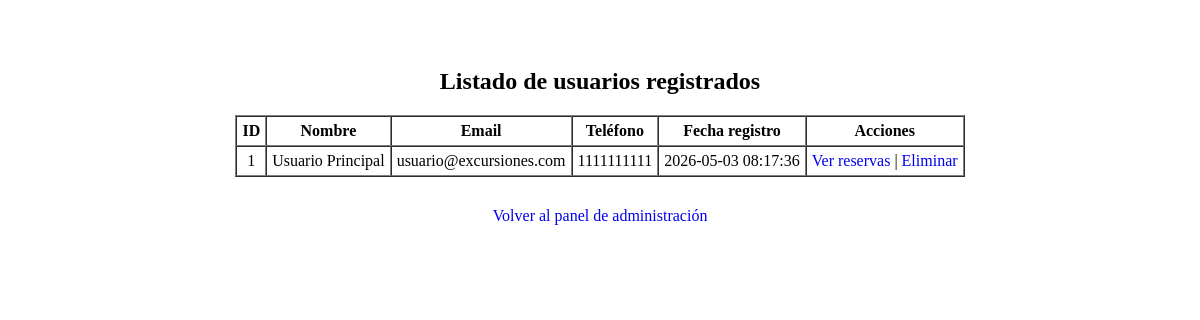
Screenshot of /proyecto_daw2/admin/usuarios.php (signed in) with the database file from the repository.
### tables this page shows
CREATE TABLE IF NOT EXISTS usuarios (
    id INT AUTO_INCREMENT PRIMARY KEY,
    nombre VARCHAR(100) NOT NULL,
    apellidos VARCHAR(100) NOT NULL,
    email VARCHAR(100) NOT NULL UNIQUE,
    password VARCHAR(255) NOT NULL,
    telefono VARCHAR(20),
    fecha_registro DATETIME DEFAULT CURRENT_TIMESTAMP
);

### proyecto_daw2/admin/usuarios.php (the view, shortened to what this page needs)
<!DOCTYPE html>
<html lang="en">
<head>
    <link rel="stylesheet"href="estilo.css">
</head>
<body>
    <?php
    include '../includes/db.php';
    ?>
    <div class="admin-panel">
        <h2>Listado de usuarios registrados</h2>
        <table border="1" cellpadding="5" cellspacing="0">
            <thead>
                <tr>
                    <th>ID</th>
                    <th>Nombre</th>
                    <th>Email</th>
                    <th>Teléfono</th>
                    <th>Fecha registro</th>
                    <th>Acciones</th>
                </tr>
            </thead>
            <tbody>
                <?php
                $resultado = $conexion->query("SELECT * FROM usuarios ORDER BY fecha_registro DESC");
                while ($usuario = $resultado->fetch_assoc()):
                ?>
                    <tr>
                        <td><?= $usuario['id'] ?></td>
                        <td><?= htmlspecialchars($usuario['nombre']) ?></td>
                        <td><?= htmlspecialchars($usuario['email']) ?></td>
                        <td><?= $usuario['telefono'] ?: 'No especificado' ?></td>
                        <td><?= $usuario['fecha_registro'] ?></td>
                        <td>
                            <a href="usuario_reservas.php?id=<?= $usuario['id'] ?>">Ver reservas</a> |
                            <a href="usuario_eliminar.php?id=<?= $usuario['id'] ?>" onclick="return confirm('¿Eliminar este usuario?')">Eliminar</a>
                        </td>
                    </tr>
                <?php endwhile; ?>
            </tbody>
        </table>
        <p class="volver"><a href="admin_panel.php">Volver al panel de administración</a></p>
    </div>
</body>
</html>

### proyecto_daw2/admin/estilo.css (style rules this page uses)
a { text-decoration: none; }
.admin-panel { display: flex; flex-direction: column; align-items: center; text-align: center; padding: 40px 20px; background-color: white; }
.volver { margin-top: 30px; display: inline-block; color: #5a0c80; font-size: 16px; }

### rows the page displays
usuarios: id "1", nombre "Usuario Principal", email "usuario@excursiones.com", telefono "1111111111", fecha_registro "2026-05-03 08:17:36"
